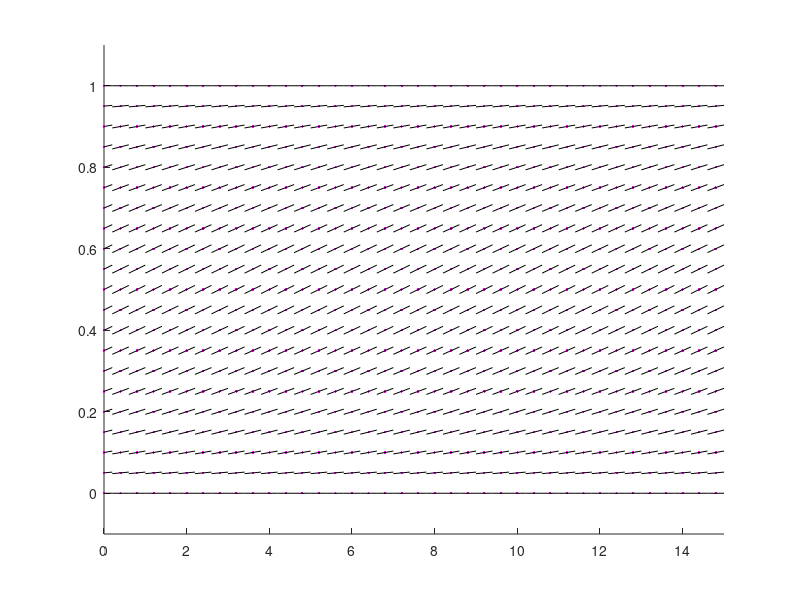

Write MATLAB code to recreate this figure. (Note: this script raises an error after producing the figure.)
function slopelogitik
x = 0:0.4:15;
y = 0:0.05:1;
delta = 0.2;
axis([0, 15, -0.1, 1.1]);
% daspect([1, 1, 1]);
hold on;

for k=1:length(x)
    for m=1:length(y)
        plot(x(k), y(m), 'm.')
        eps = delta/sqrt(1+ff(x(k), y(m))^2);
        plot([x(k)-eps, x(k)+eps], [y(m)-eps*ff(x(k), y(m)), y(m)+eps*ff(x(k), y(m))], 'k');
    end
end

[x0, y0] = ginput(1);
plot(x0, y0, 'm*');

% numeric solution
%[x, y] = ode45(@ff, [x0, 15], y0);
%plot(x, y, 'c');

% symbol solution
y = dsolve('Dy=2*y*(1-y)', 'y(x0)=y0', 'x')
plot(x, eval(y));

function z=ff(x, y)
    eps0 = 0.2;
    z = eps0 * y * (1-y);
end

end